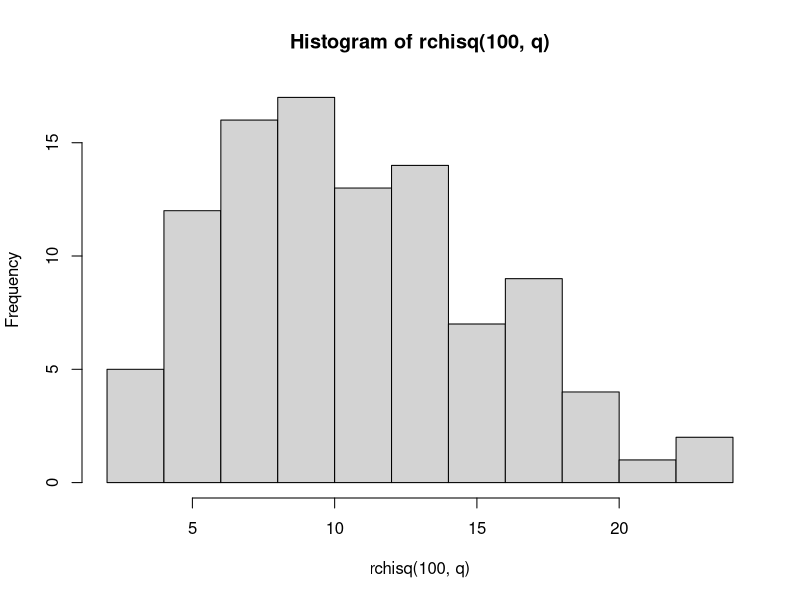

The R script that drew this image:
# 4A
p <- 2
q <- 10
dchisq(p, q)

# 4B
hist(rchisq(100, q))

# 4C
df <- 10
E <- df
E #Rataan
Var <- 2 * df
Var #Varians
